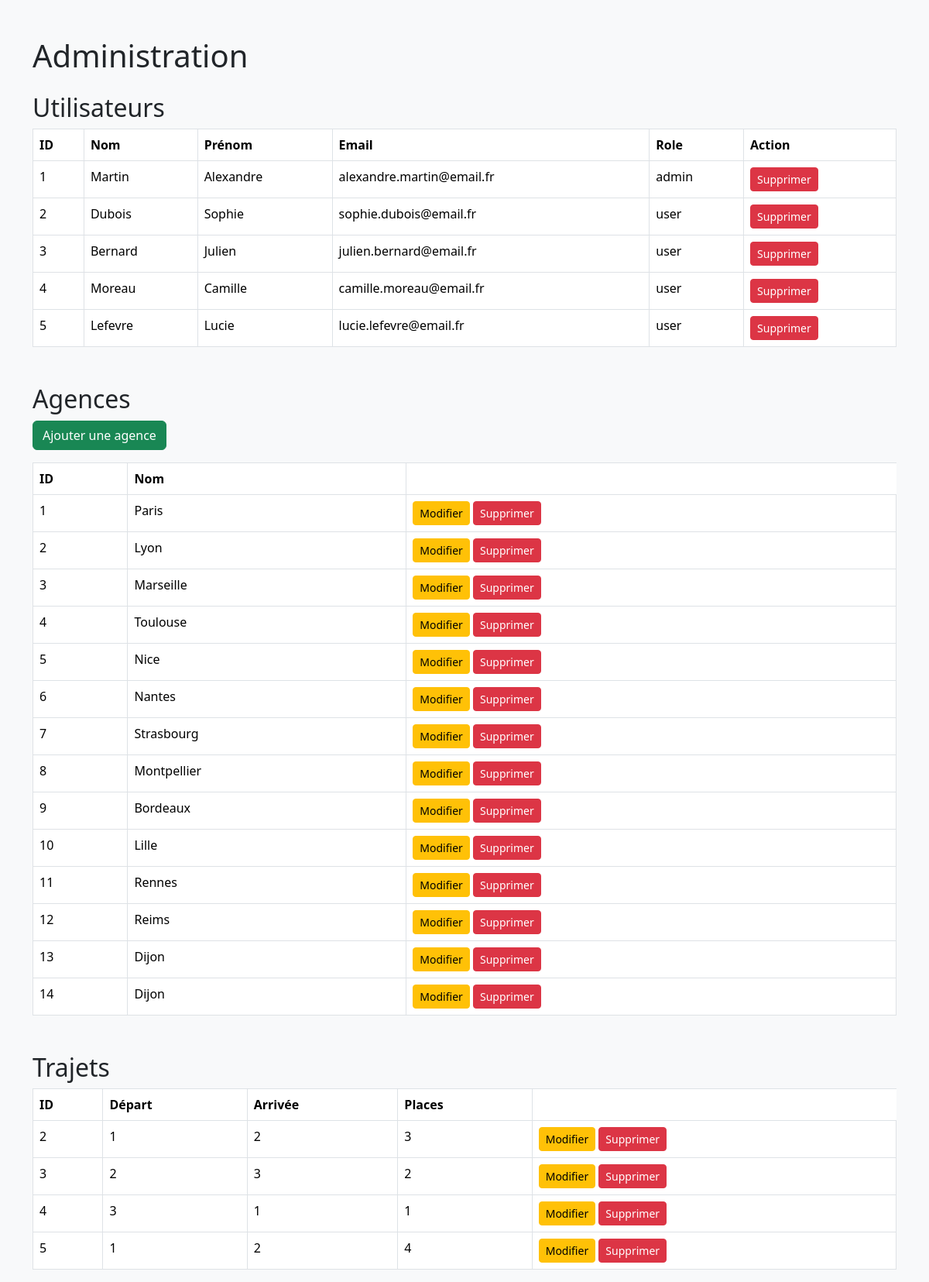
/admin.php (signed in), run on the app's committed database.
### tables this page shows
CREATE TABLE `users` (
  `id` int(11) NOT NULL,
  `nom` varchar(100) NOT NULL,
  `prenom` varchar(100) NOT NULL,
  `telephone` varchar(20) DEFAULT NULL,
  `email` varchar(150) NOT NULL,
  `password` varchar(255) NOT NULL,
  `role` varchar(20) NOT NULL DEFAULT 'user'
);

CREATE TABLE `agences` (
  `id` int(11) NOT NULL,
  `nom` varchar(100) NOT NULL
);

CREATE TABLE `trajets` (
  `id` int(11) NOT NULL,
  `depart_agence_id` int(11) NOT NULL,
  `arrivee_agence_id` int(11) NOT NULL,
  `date_depart` datetime NOT NULL,
  `date_arrivee` datetime NOT NULL,
  `places_total` int(11) NOT NULL,
  `places_disponibles` int(11) NOT NULL,
  `user_id` int(11) NOT NULL
);

### public/admin.php (the view, shortened to what this page needs)
<?php
require_once "../config/database.php";
$users = $pdo->query("SELECT * FROM users")->fetchAll();
$agences = $pdo->query("SELECT * FROM agences")->fetchAll();
$trajets = $pdo->query("SELECT * FROM trajets")->fetchAll();
?>
<!DOCTYPE html>
<html lang="fr">
<head>
    <link href="https://cdn.jsdelivr.net/npm/bootstrap@5.3.3/dist/css/bootstrap.min.css" rel="stylesheet">
</head>
<body class="bg-light">
<div class="container mt-5">
    <h1 class="mb-4">Administration</h1>
    <h2>Utilisateurs</h2>
    <table class="table table-bordered bg-white">
        <tr>
            <th>ID</th>
            <th>Nom</th>
            <th>Prénom</th>
            <th>Email</th>
            <th>Role</th>
            <th>Action</th>
        </tr>
        <?php foreach ($users as $user): ?>
        <tr>
    <td><?= $user['id'] ?></td>
    <td><?= $user['nom'] ?></td>
    <td><?= $user['prenom'] ?></td>
    <td><?= $user['email'] ?></td>
    <td><?= $user['role'] ?></td>
    <td>
        <a href="supprimer_user.php?id=<?= $user['id'] ?>"
           class="btn btn-danger btn-sm">
           Supprimer
        </a>
    </td>
</tr>
        <?php endforeach; ?>
    </table>
    <h2 class="mt-5">Agences</h2>
    <a href="creer_agence.php" class="btn btn-success mb-3">
    Ajouter une agence
</a>
    <table class="table table-bordered bg-white">
        <tr>
            <th>ID</th>
            <th>Nom</th>
        </tr>
        <?php foreach ($agences as $agence): ?>
          <tr>
    <td><?= $agence['id'] ?></td>
    <td><?= $agence['nom'] ?></td>
            <td>
    <a href="modifier_agence.php?id=<?= $agence['id'] ?>"
       class="btn btn-warning btn-sm">
        Modifier
    </a>
    <a href="supprimer_agence.php?id=<?= $agence['id'] ?>"
       class="btn btn-danger btn-sm">
        Supprimer
    </a>
</td>
        </tr>
        <?php endforeach; ?>
    </table>
    <h2 class="mt-5">Trajets</h2>
    <table class="table table-bordered bg-white">
        <tr>
            <th>ID</th>
            <th>Départ</th>
            <th>Arrivée</th>
            <th>Places</th>
        </tr>
        <?php foreach ($trajets as $trajet): ?>
        <tr>
    <td><?= $trajet['id'] ?></td>
    <td><?= $trajet['depart_agence_id'] ?></td>
    <td><?= $trajet['arrivee_agence_id'] ?></td>
    <td><?= $trajet['places_disponibles'] ?></td>
    <td>
        <a href="modifier_trajet.php?id=<?= $trajet['id'] ?>"
           class="btn btn-warning btn-sm">
           Modifier
        </a>
        <a href="supprimer_trajet.php?id=<?= $trajet['id'] ?>"
           class="btn btn-danger btn-sm">
           Supprimer
        </a>
    </td>
</tr>
        <?php endforeach; ?>
    </table>
</div>
</body>
</html>

### data on the page
users: id "1", nom "Martin", prenom "Alexandre", email "alexandre.martin@email.fr", role "admin"
users: id "2", nom "Dubois", prenom "Sophie", email "sophie.dubois@email.fr", role "user"
users: id "3", nom "Bernard", prenom "Julien", email "julien.bernard@email.fr", role "user"
users: id "4", nom "Moreau", prenom "Camille", email "camille.moreau@email.fr", role "user"
users: id "5", nom "Lefevre", prenom "Lucie", email "lucie.lefevre@email.fr", role "user"
agences: id "1", nom "Paris"
agences: id "2", nom "Lyon"
agences: id "3", nom "Marseille"
agences: id "4", nom "Toulouse"
agences: id "5", nom "Nice"
agences: id "6", nom "Nantes"
agences: id "7", nom "Strasbourg"
agences: id "8", nom "Montpellier"
agences: id "9", nom "Bordeaux"
agences: id "10", nom "Lille"
agences: id "11", nom "Rennes"
agences: id "12", nom "Reims"
agences: id "13", nom "Dijon"
agences: id "14", nom "Dijon"
trajets: id "2", depart_agence "1", arrivee_agence "2", places_disponibles "3"
trajets: id "3", depart_agence "2", arrivee_agence "3", places_disponibles "2"
trajets: id "4", depart_agence "3", arrivee_agence "1", places_disponibles "1"
trajets: id "5", depart_agence "1", arrivee_agence "2", places_disponibles "4"
